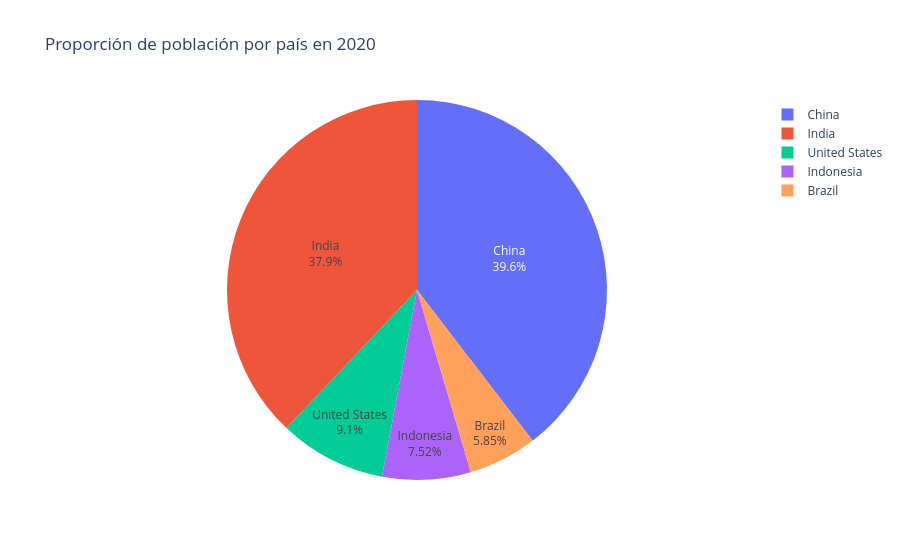

Notebook source saved alongside this figure:
### Markdown cell above
# 3. Interactive Piechart

### Code cell
# Reseteando el índice para convertir los países en columna
df_plot = df_pivot_2020.reset_index()

# Renombrando la columna de población 
df_plot = df_plot.rename(columns={2020.0: 'population'})

# Creando el gráfico de torta
fig = px.pie(
    df_plot,
    names='country',
    values='population',
    title='Proporción de población por país en 2020',
)

# Mostrar porcentaje y nombre dentro del gráfico
fig.update_traces(textinfo='percent+label')

fig.show()

### Figure 1 — Plotly figure (JSON) as saved in the notebook; plotly's stock layout.template omitted (floating-point values rounded to 4 significant figures)
{"data": [{"domain": {"x": [0, 1], "y": [0, 1]}, "hovertemplate": "country=%{label}<br>population=%{value}<extra></extra>", "labels": ["United States", "India", "China", "Indonesia", "Brazil"], "legendgroup": "", "name": "", "showlegend": true, "textinfo": "percent+label", "type": "pie", "values": [331000000.0, 1380000000.0, 1439000000.0, 273500000.0, 212600000.0]}], "layout": {"legend": {"tracegroupgap": 0}, "title": {"text": "Proporción de población por país en 2020"}}}
